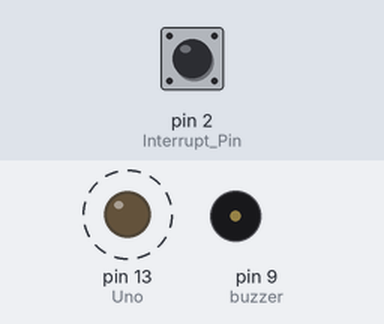
The sketch below on a simulated Arduino Uno, built with avr-gcc and run on an emulated ATmega328P. On the bench: output pins drawn as LEDs (lit = HIGH), buzzer (waves = sounding). Dashed ring = blinking. The test bench sets the inputs (shaded band); at power-on: pin 2 (Interrupt_Pin) HIGH.

Above: at 1.2 s.
1.3 s: pin 2 (Interrupt_Pin) pulled LOW for 0.15 s
At 2.22 s:
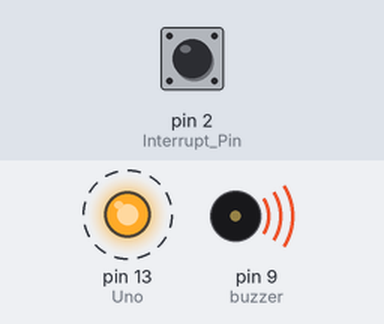
4.3 s: pin 2 (Interrupt_Pin) pulled LOW for 1 s
At 6.8 s:
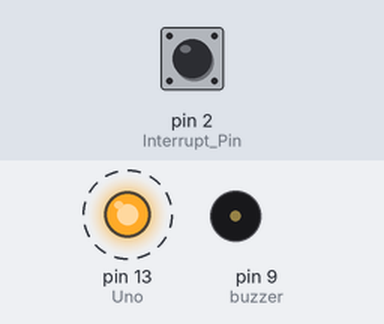
7.8 s: pin 2 (Interrupt_Pin) pulled LOW for 3.2 s
At 11.8 s:
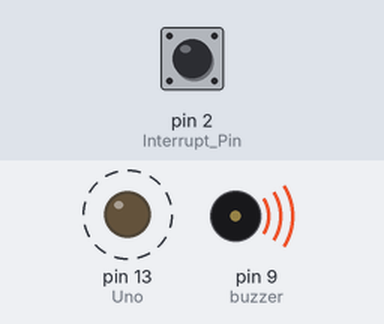
Timing chart, 0 to 18.5 s (numbered marks = the images above; inputs shaded):
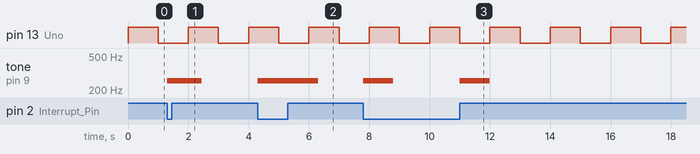

Measured:
- after the input at 1.3 s, tone on pin 9 (buzzer): silent → 255 Hz at once, → silent 1.2 s later
- after the input at 4.3 s, tone on pin 9 (buzzer): silent → 255 Hz at once, → silent 2.0 s later
- after the input at 7.8 s, tone on pin 9 (buzzer): alternates 255 Hz for 1.0 s and silent for 2.2 s, 4 changes in all, then stays silent, starting at once
- by itself, pin 13 (Uno): alternates HIGH for 1.0 s and LOW for 1.0 s

The sketch:

Interrupt.ino
```cpp
// Interrupt

void setup() {
  // put your setup code here, to run once:
  pinMode(2, INPUT_PULLUP);   // Interrupt Pin
  pinMode(13, OUTPUT);        // Uno's LED
  attachInterrupt(0, buzzer, CHANGE);
}

void loop() {
  // put your main code here, to run repeatedly:
  digitalWrite(13, HIGH);
  delay(1000);
  digitalWrite(13, LOW);
  delay(1000);
}

void buzzer() {
  pinMode(9, OUTPUT);
  tone(9, 255, 1000);
}
```
